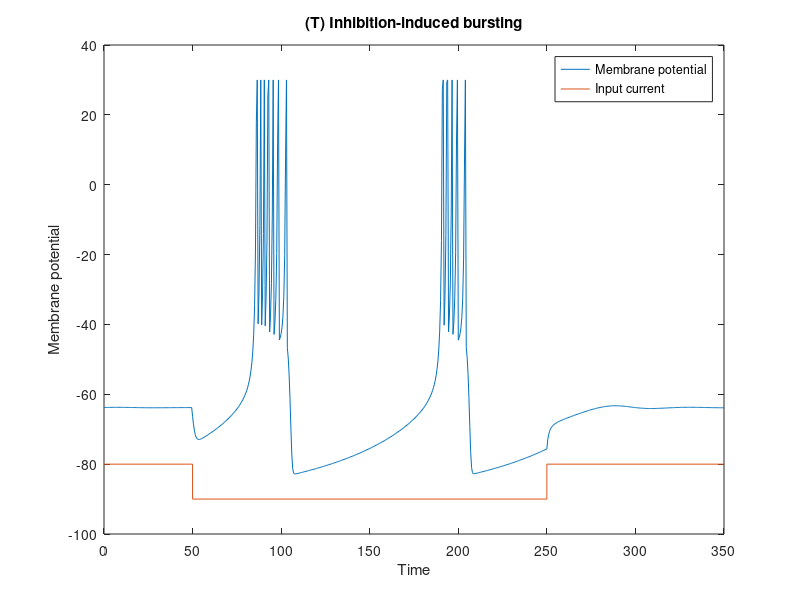
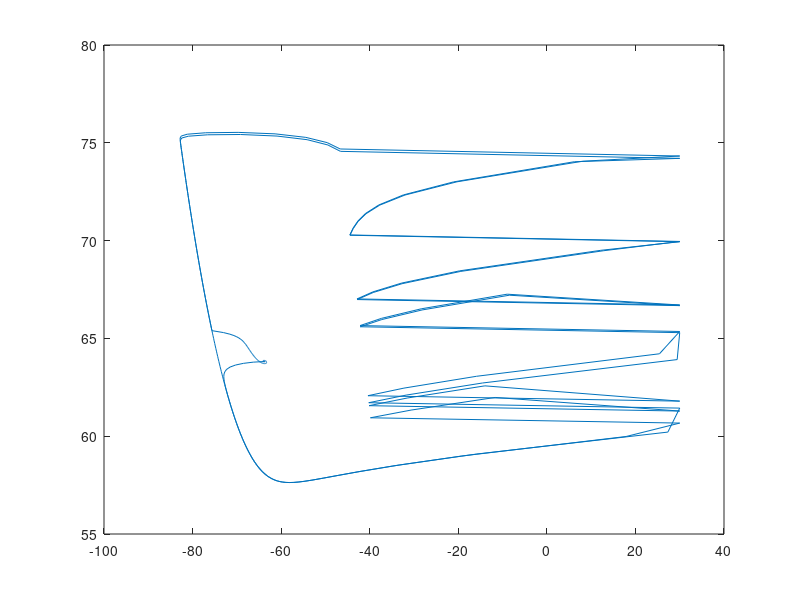

Source code (MATLAB) for these figures, in order: (Note: this script raises an error after producing the figures.)
%%%%% (T) Inhibition-induced bursting %%%%%
% parameters
a=-0.026; b=-1; c=-45; d=-2;
% initial membrane potential
v = -63.8;
u = b * v;
% length of the plot's x axis
len_x = 350;
% name of the nauro-computational feature (for plots)
name = "(T) Inhibition-induced bursting";

inp_span = 200; tau = 0.5; tspan = 0:tau:len_x;
t1=50;
idx = 1;
v_array = zeros(size(tspan));
u_array = zeros(size(tspan));

% Implementation of the Izhikevich model directly here (no func called)
for t=tspan
    if t < t1 || t > t1 + inp_span
        I=80;
    else
        I=75;
    end
    v = v + tau*(0.04*v^2 + 5*v + 140 - u + I);
    u = u + tau*a*(b*v - u);
    if v > 30
        v_array(idx) = 30;
        v = c;
        u = u + d;
    else
        v_array(idx) = v;
    end
    u_array(idx) = u;
    idx = idx + 1;
end

% plot
figure()
plot(tspan, v_array, [0 t1 t1 t1+inp_span t1+inp_span max(tspan)], ...
    -80+[0 0 -10 -10 0 0]);
title(name)
xlabel("Time")
ylabel("Membrane potential")
legend("Membrane potential", "Input current")

figure()
plot(v_array, u_array)
title(name + " phase portrait")
xlabel("Membrane potential variable")
ylabel("Recovery variable")